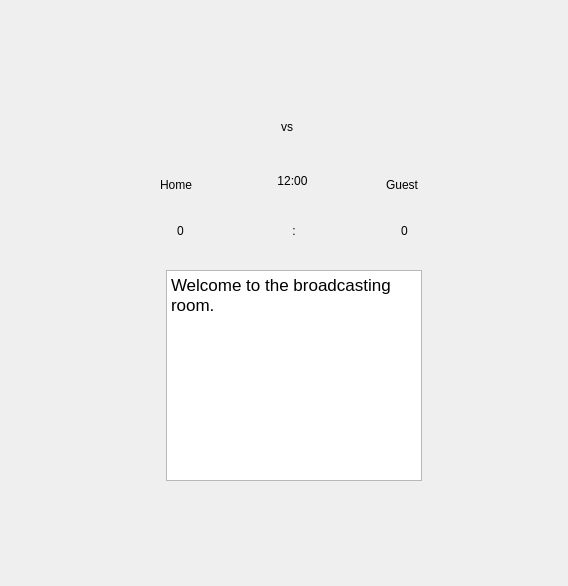
<?xml version="1.0" encoding="UTF-8"?>
<ui version="4.0">
 <class>MainWindow</class>
 <widget class="QMainWindow" name="MainWindow">
  <property name="geometry">
   <rect>
    <x>0</x>
    <y>0</y>
    <width>568</width>
    <height>586</height>
   </rect>
  </property>
  <property name="windowTitle">
   <string>MainWindow</string>
  </property>
  <widget class="QWidget" name="centralwidget">
   <widget class="QLabel" name="Home_label_main">
    <property name="geometry">
     <rect>
      <x>160</x>
      <y>177</y>
      <width>41</width>
      <height>16</height>
     </rect>
    </property>
    <property name="text">
     <string>Home</string>
    </property>
   </widget>
   <widget class="QTextBrowser" name="textBrowser">
    <property name="geometry">
     <rect>
      <x>166</x>
      <y>270</y>
      <width>256</width>
      <height>211</height>
     </rect>
    </property>
    <property name="html">
     <string>&lt;!DOCTYPE HTML PUBLIC &quot;-//W3C//DTD HTML 4.0//EN&quot; &quot;http://www.w3.org/TR/REC-html40/strict.dtd&quot;&gt;
&lt;html&gt;&lt;head&gt;&lt;meta name=&quot;qrichtext&quot; content=&quot;1&quot; /&gt;&lt;style type=&quot;text/css&quot;&gt;
p, li { white-space: pre-wrap; }
&lt;/style&gt;&lt;/head&gt;&lt;body style=&quot; font-family:'.SF NS Text'; font-size:13pt; font-weight:400; font-style:normal;&quot;&gt;
&lt;p style=&quot; margin-top:0px; margin-bottom:0px; margin-left:0px; margin-right:0px; -qt-block-indent:0; text-indent:0px;&quot;&gt;Welcome to the broadcasting room.&lt;/p&gt;&lt;/body&gt;&lt;/html&gt;</string>
    </property>
   </widget>
   <widget class="QLabel" name="vs_main">
    <property name="geometry">
     <rect>
      <x>281</x>
      <y>111</y>
      <width>21</width>
      <height>31</height>
     </rect>
    </property>
    <property name="styleSheet">
     <string notr="true">font: 20pt &quot;American Typewriter&quot;;</string>
    </property>
    <property name="text">
     <string>vs</string>
    </property>
   </widget>
   <widget class="QLabel" name="Guest_label_main">
    <property name="geometry">
     <rect>
      <x>386</x>
      <y>177</y>
      <width>41</width>
      <height>16</height>
     </rect>
    </property>
    <property name="text">
     <string>Guest</string>
    </property>
   </widget>
   <widget class="QLabel" name="home_icon">
    <property name="geometry">
     <rect>
      <x>120</x>
      <y>92</y>
      <width>111</width>
      <height>71</height>
     </rect>
    </property>
    <property name="styleSheet">
     <string notr="true">border-image: url(:/figure_lucy/America.png);</string>
    </property>
    <property name="text">
     <string/>
    </property>
   </widget>
   <widget class="QLabel" name="guest_icon">
    <property name="geometry">
     <rect>
      <x>350</x>
      <y>92</y>
      <width>111</width>
      <height>71</height>
     </rect>
    </property>
    <property name="styleSheet">
     <string notr="true">border-image: url(:/figure_lucy/China.png);</string>
    </property>
    <property name="text">
     <string/>
    </property>
   </widget>
   <widget class="QLabel" name="home_score">
    <property name="geometry">
     <rect>
      <x>160</x>
      <y>220</y>
      <width>41</width>
      <height>21</height>
     </rect>
    </property>
    <property name="styleSheet">
     <string notr="true">font: 18pt &quot;Arial Black&quot;;</string>
    </property>
    <property name="text">
     <string>0</string>
    </property>
    <property name="alignment">
     <set>Qt::AlignCenter</set>
    </property>
   </widget>
   <widget class="QLabel" name="guest_score">
    <property name="geometry">
     <rect>
      <x>384</x>
      <y>220</y>
      <width>41</width>
      <height>21</height>
     </rect>
    </property>
    <property name="styleSheet">
     <string notr="true">font: 18pt &quot;Arial Black&quot;;</string>
    </property>
    <property name="text">
     <string>0</string>
    </property>
    <property name="alignment">
     <set>Qt::AlignCenter</set>
    </property>
   </widget>
   <widget class="QLabel" name="colon">
    <property name="geometry">
     <rect>
      <x>286</x>
      <y>220</y>
      <width>16</width>
      <height>21</height>
     </rect>
    </property>
    <property name="styleSheet">
     <string notr="true">font: 18pt &quot;Arial Black&quot;;</string>
    </property>
    <property name="text">
     <string>:</string>
    </property>
    <property name="alignment">
     <set>Qt::AlignCenter</set>
    </property>
   </widget>
   <widget class="QLabel" name="time">
    <property name="geometry">
     <rect>
      <x>257</x>
      <y>173</y>
      <width>71</width>
      <height>16</height>
     </rect>
    </property>
    <property name="styleSheet">
     <string notr="true">font: 18pt &quot;Arial Black&quot;;</string>
    </property>
    <property name="text">
     <string>12:00</string>
    </property>
    <property name="alignment">
     <set>Qt::AlignCenter</set>
    </property>
   </widget>
  </widget>
 </widget>
 <resources>
  <include location="picture_lucy.qrc"/>
 </resources>
 <connections/>
</ui>
